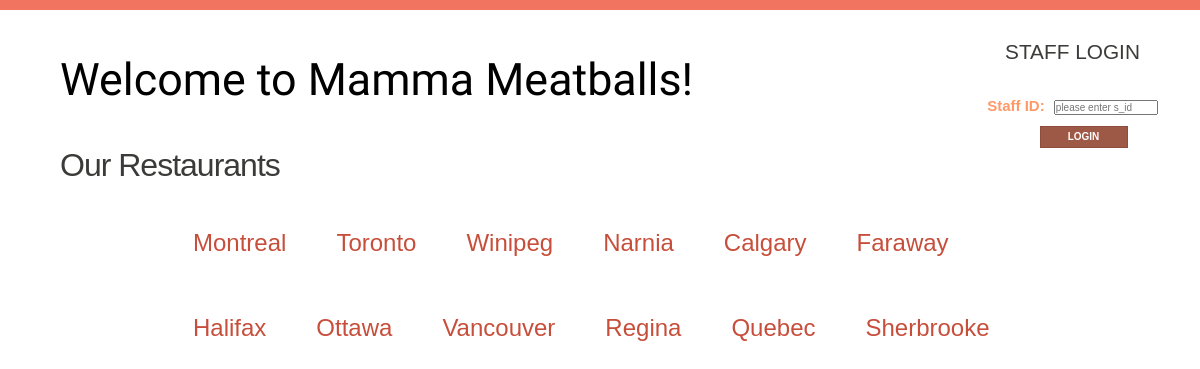
Page /website/index.php on the committed database.
### tables this page shows
CREATE TABLE IF NOT EXISTS `facility` 
(
  `f_id` INTEGER NOT NULL,
  `location` VARCHAR(45) NULL,
  `address` VARCHAR(100) NULL,
  `m_id` INTEGER NOT NULL,
  `phone` CHAR(13) NULL,
  PRIMARY KEY (`f_id`),
  INDEX `fk_facility_menu1_idx` (`m_id` ASC),
  CONSTRAINT `fk_facility_menu1`
    FOREIGN KEY (`m_id`)
    REFERENCES `menu` (`m_id`)
    ON DELETE NO ACTION
    ON UPDATE NO ACTION);

### src/Logger.php (called while the page is built, shortened)
<?php
include_once("MeatballsUser.php");
class Logger
{
    private static $singleton;
    public static function getSingleInstance()
    {
        $argc = func_num_args();
        $args = func_get_args();
        if (self::$singleton === null)
        {
            if ($argc == 0)
            {
                self::$singleton = new Logger();
            }
            else
            {
                self::$singleton = new Logger($args[0]);
            }
            self::$singleton->write("\n[".__CLASS__."] +++ Logger instanciated +++");
        }
        return self::$singleton;
    }
    private function __construct()
    {
        $this->filename = $this->getLogFilePath();
        $this->fd = fopen($this->filename, 'w') or die('Cannot open the log file: ' . $this->filename);
    }
    private function getLogFilePath()
    {
        $filename = $_SERVER['DOCUMENT_ROOT'];
        if (!file_exists($filename)) {
            $filename = getcwd() . "/log/phpunit_log";
        } else {
            $filename .= "/comp353-project/log/log";
        }
        return $filename;
    }
}
?>

### src/MeatballsUser.php (called while the page is built, shortened)
<?php
class MeatballUser
{
    public static function removeTrailingSlash(&$str)
    {
        return $str;
    }
}
?>

### src/IQuery.php (called while the page is built, shortened)
<?php
include_once("MySqlConnection.php");
include_once("ConfigLoader.php");
abstract class IQuery
{
    static protected $mysql;
    public function __construct()
    {
		$this->logger = Logger::getSingleInstance();
        $config_path = $_SERVER['DOCUMENT_ROOT'];
        $config_path .= '/comp353-project/src/project.config.xml';
        $loader = new ConfigLoader($config_path, "localhost");
        if (!isset(self::$mysql)) {
            self::$mysql = new MySqlConnection($loader->getHost(),
                                               $loader->getUsername(),
                                               $loader->getPassword(),
                                               $loader->getDatabase());
        }
    }
    public function execute()
    {
        $this->result = self::$mysql->execute($this->getQueryString());
        return $this->result;
    }
}
?>

### src/ConfigLoader.php (called while the page is built, shortened)
<?php
class ConfigLoader
{
    private $host;
    private $username;
    private $password;
    private $database;
    public function __construct($config_file_path, $myConfigName)
    {
        $this->logger = Logger::getSingleInstance();
        if (file_exists($config_file_path)) {
            $xml = simplexml_load_file($config_file_path);
        } else {
            exit('Failed to open '.$config_file_path."\n");
        }
        $xpath = ($xml->xpath('/configurations/configuration[name="' . $myConfigName . '"]'));
        if (isset($xpath[0])) {
            $node = $xpath[0];
        } else {
            $msg = "[ERROR]::[" . __CLASS__ . "]" . " The xpath query returned empty";
            $this->logger->write($msg);
            print_r($xpath);
            exit($msg);
        }
        $this->host = $node->host;
        $this->username = $node->username;
        $this->database = $node->database;
    }
    public function getHost()
    {
        return $this->host;
    }
    public function getUsername()
    {
        return $this->username;
    }
    public function getPassword()
    {
        return $this->password;
    }
    public function getDatabase()
    {
        return $this->database;
    }
}
?>

### src/MySqlConnection.php (called while the page is built, shortened)
<?php
class MySqlConnection
{
    private $host;
    private $username;
    private $db;
    private $password;
    private $connection;
    public function __construct()
    {
        $argc = func_num_args();
        $args = func_get_args();
        $this->logger = Logger::getSingleInstance();
        if (method_exists($this, $f = '__construct_' . $argc))
        {
            call_user_func_array(array($this, $f), $args);
        }
    }
    private function __construct_4($host, $uname, $password, $db)
    {
        $this->host = $host;
        $this->username = $uname;
        $this->db = $db;
        $this->password = $password;
    }
    private function connect()
    {
        $result = false;
        $this->connection = mysqli_connect($this->host,     $this->username,
                $this->password, $this->db);
        if ($this->connection)
        {
            $result = true;
        }
        return $result;
    }
    public function execute($query)
    {
        if ($this->connection) {
            $semicolons_count = substr_count($query, ';');
            if ($semicolons_count > 1)
            {
                $result = mysqli_multi_query($this->connection, $query);
                while (mysqli_more_results($this->connection) && mysqli_next_result($this->connection))
                {
                    if ($result = mysqli_store_result($this->connection)) {
                        if ($result->num_rows > 0) {
                            $return_a_result = $result;
                        } else {
                            mysqli_free_result($result);
                        }
                    }
                }
                if (isset($return_a_result)) {
                    $result = $return_a_result;
                } else {
                    $result = true;
                }
            } else {
                $result = mysqli_query($this->connection, $query);
            }
        }
        return $result;
    }
    public function __toString()
    {
        return $this->username . "@" . $this->host;
    }
}
?>

### src/CustomQuery.php (called while the page is built, shortened)
<?php
include_once("IQuery.php");
class CustomQuery extends IQuery
{
    private $query_string;
    public function __construct($query_string)
    {
        $this->query_string = $query_string;
    }
    public function getQueryString()
    {
        return $this->query_string;
    }
}
?>

### website/index.php (the view, shortened to what this page needs)
<?php
        include_once("IncludeAllQueries.php");
?>
<!DOCTYPE html>
<html xmlns="http://www.w3.org/1999/xhtml" lang="en-CA" xml:lang="en-CA">
<head>
    <link rel="stylesheet" type="text/css" href="client/css/stylesheet1.css" />
    <link href="client/css/hheader.css" rel="stylesheet" type="text/css" media="all" />
</head>
<body>
<div class="header-box"></div>
<div id="topleft">
    <div id="login_section">
    <?php
    if(isset($_SESSION['SID']))
        echo '<div id="templatemo_login_right">
                Hello ' . $_SESSION['name'] . '! </br> location: '. $_SESSION['location'] .' </br> access level: '. $_SESSION['accesslv'] .'
                <form id="form1" name="form1" method="post" action="logout.php">
                    <label><input type="submit" name="logout" id="logout" value="LOG OUT" /></label>
                </form>
            </div>';
    else echo '<div id="templatemo_login_left"><h3 class="heading3">STAFF LOGIN</h3></div>
                <div id="templatemo_login_right">
                <form id="form1" name="form1" method="post" action="login.php">
                    Staff ID:
                    <label><input type="text" name="username" id="username" placeholder="please enter s_id" required/></label>
                    <label><input type="submit" name="login" id="login" value="LOGIN" /></label>
                </form>
                </div>';
    ?>
    </div>
</div>
<div class="wrap">
    <div class="main">
        <div>
        <h1 class='logotitle'>Welcome to Mamma Meatballs!</h1>
        </div>
        <div class="heading3">
        <h3>Our Restaurants</h3>
        </div>
        <?php
        echo'
        <div class="menu">
                <ul>';
                $query = new CustomQuery("SELECT f_id, location from facility");
                if (!is_null($query))
                    $result = $query->execute();
                while($row = mysqli_fetch_row($result))
                {
                    echo
                    '<li>
                        <h3><a href="client/home.php?'.$row[0].'">'.$row[1].'</a></h3>
                    </li>' ;
                }
                    echo'</ul>
            </div>';
        ?>
    </div>
</div>
</body>

### website/client/css/stylesheet1.css (style rules this page uses)
#login, #logout { font-size: 10px; font-weight: bold; width: 88px; height: 22px; background: #9e5846; border: 1px solid #8e4d3d; color: #FFFFFF; margin: 11px 0px 0px 22px; }
#username { width: 100px; font-size: 10px; margin: 10px 0px 0px 5px; }
#templatemo_login_right { float: left; width: 175px; margin: 25px 0px 0px 0px; color: #FF9966; font-weight: bold; font-size: 15px; }
#templatemo_login_left { color:#3b3b39; font-size: 1.3em; line-height: 1.2; font-family: 'Merriweather Sans', sans-serif; text-align:center; width: 100%; padding-top: 30px; }
#login_section { float: right; text-align:center; margin-right: 40px }

### website/client/css/hheader.css (style rules this page uses)
html,body,div,span,applet,object,iframe,h1,h2,h3,h4,h5,h6,p,blockquote,pre,a,abbr,acronym,address,big,cite,code,del,dfn,em,img,ins,kbd,q,s,samp,small,strike,strong,sub,sup,tt,var,b,u,i,dl,dt,dd,ol,fieldset,form,label,legend,table,caption,tbody,tfoot,thead,tr,th,td,article,aside,canvas,details,embed,figure,figcaption,footer,header,hgroup,menu,nav,output,ruby,section,summary,time,mark,audio,video { margin:0;padding:0;border:0;font-size:100%;font:inherit;vertical-align:baseline; }
ol,ul { list-style:none;margin:0;padding:0; }
a { text-decoration:none; }
body { font-family:Arial, Helvetica, sans-serif; background:#fff; }
.wrap { width:80%; margin:0 auto; -moz-transition:all .2s linear; -webkit-transition:all .2s linear; -o-transition:all .2s linear; -ms-transition:all .2s linear; }
.header-box { border-top:10px solid #F0745F; }
.heading3 h3 { color:#3b3b39; margin-bottom: 0.5em; font-size: 2em; line-height: 1.2; font-family: 'Merriweather Sans', sans-serif; margin-top: 0px; letter-spacing: -1px; }
.main { padding:4% 0 5%; }
@media (max-width:1366px) { .wrap { width:90%; } }
@media (max-width:1280px) { .wrap { width:90%; } }
.logotitle { font-family: 'Yellowtail', cursive; font-size:2.8em; margin-bottom: 40px; }

### website/index.php (style rules this page uses)
* { margin: 0; padding: 0; }
.menu { width: 80%; margin: 0 auto; }
ul { list-style-type: none; }
li h3 { text-decoration: none; color: #c74e3b; padding:8.5px 15px; text-align: center; font-size: 1.5em; }
li h3 a { text-decoration: none; color: #c74e3b; }
li { padding: 10px; float: left; display: inline-block; margin: 10px 0; overflow: auto; }

### rows in the picture
facility: location "Montreal"
facility: location "Toronto"
facility: location "Winipeg"
facility: location "Narnia"
facility: location "Calgary"
facility: location "Faraway"
facility: location "Halifax"
facility: location "Ottawa"
facility: location "Vancouver"
facility: location "Regina"
facility: location "Quebec"
facility: location "Sherbrooke"
